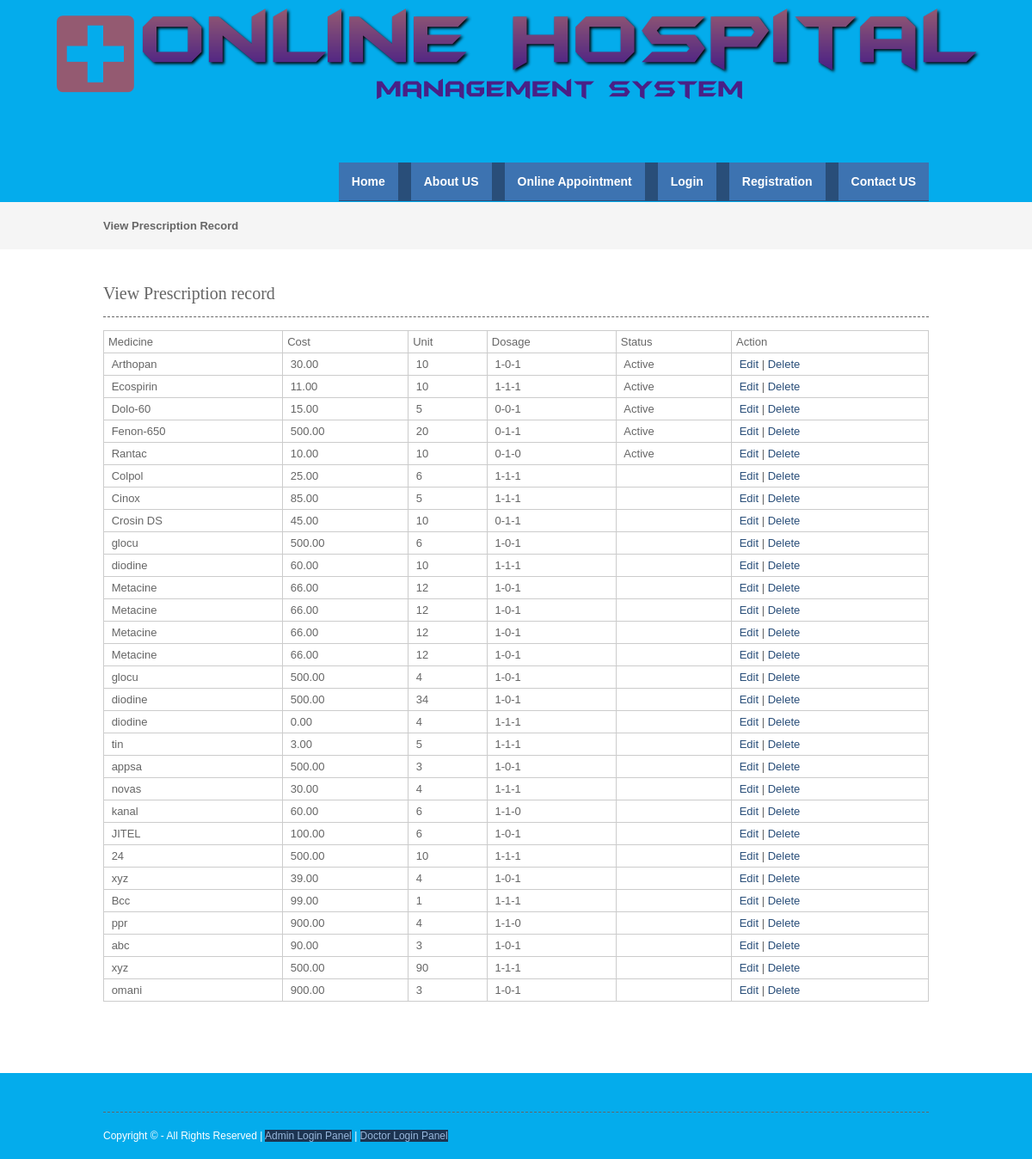
The app's page /php/viewprescriptionrecord.php with its own data.
### tables this page shows
CREATE TABLE IF NOT EXISTS `prescription_records` (
  `prescription_record_id` int(10) NOT NULL AUTO_INCREMENT,
  `prescription_id` int(10) NOT NULL,
  `medicine_name` varchar(25) NOT NULL,
  `cost` float(10,2) NOT NULL,
  `unit` int(10) NOT NULL,
  `dosage` varchar(25) NOT NULL,
  `status` varchar(10) NOT NULL,
  PRIMARY KEY (`prescription_record_id`)
);

### php/viewprescriptionrecord.php (the view, shortened to what this page needs)
<?php
include("header.php");
include("dbconnection.php");
?>
<div class="wrapper col2">
  <div id="breadcrumb">
    <ul>
      <li class="first">View Prescription Record</li></ul>
  </div>
</div>
<div class="wrapper col4">
  <div id="container">
    <h1>View Prescription record</h1>
    <table width="200" border="3">
      <tbody>
        <tr>
          <td>Medicine</td>
          <td>Cost</td>
          <td>Unit</td>
          <td>Dosage</td>
          <td>Status</td>
          <td>Action</td>
        </tr>
         <?php
		$sql ="SELECT * FROM prescription_records";
		$qsql = mysqli_query($con,$sql);
		while($rs = mysqli_fetch_array($qsql))
		{
        echo "<tr>
          <td>&nbsp;$rs[medicine_name]</td>
          <td>&nbsp;$rs[cost]</td>
		   <td>&nbsp;$rs[unit]</td>
		    <td>&nbsp;$rs[dosage]</td>
			 <td>&nbsp;$rs[status]</td>
			  <td>&nbsp;<a href='prescriptionrecord.php?editid=$rs[prescription_record_id]'>Edit</a>  | <a href='viewprescriptionrecord.php?delid=$rs[prescription_record_id]'>Delete</a> </td>
        </tr>";
		}
		?>
      </tbody>
    </table>
    <p>&nbsp;</p>
  </div>
</div>
<?php
include("footer.php");
?>

### layout/styles/layout.css (style rules this page uses)
html { overflow-y:scroll; }
body { margin:0; padding:0; font-size:13px; font-family:verdana, Arial, Helvetica, sans-serif; color:#FFFFFF; background-color:#4F473A; }
a { outline:none; text-decoration:none; }
div.wrapper { display:block; width:100%; margin:0; text-align:left; }
.col2 { color:#666666; background-color:#F5F5F5; }
.col3, .col4 { color:#666666; background-color:#FFFFFF; }
#head, #gallery, #breadcrumb, #container, #footer { display:block; position:relative; width:960px; margin:0 auto; }
#breadcrumb { padding:20px 0; }
#breadcrumb ul { margin:0; padding:0; list-style:none; }
#breadcrumb ul li { display:inline; }
#breadcrumb ul li.first { font-weight:bold; }
#container { padding:40px 0; }
#container h1, #container h2, #container h3, #container h4, #container h5, #container h6 { margin:0 0 15px 0; padding:0 0 15px 0; line-height:normal; font-weight:normal; font-size:20px; font-family:Georgia, "Times New Roman", Times, serif; border-bottom:1px dashed #666666; }
#container a { color:#294E79; background-color:#FFFFFF; }

### layout/styles/tables.css (style rules this page uses)
table { width:100%; border-collapse:collapse; table-layout:auto; vertical-align:top; margin-bottom:15px; border:1px solid #CCCCCC; }
table tbody td { vertical-align:top; border-collapse:collapse; border-left:1px solid #CCCCCC; border-right:1px solid #CCCCCC; }
table thead th, table tbody td { padding:5px; border-collapse:collapse; }

### records on screen
prescription_records: medicine_name "Arthopan", cost "30.00", unit "10", dosage "1-0-1", status "Active"
prescription_records: medicine_name "Ecospirin", cost "11.00", unit "10", dosage "1-1-1", status "Active"
prescription_records: medicine_name "Dolo-60", cost "15.00", unit "5", dosage "0-0-1", status "Active"
prescription_records: medicine_name "Fenon-650", cost "500.00", unit "20", dosage "0-1-1", status "Active"
prescription_records: medicine_name "Rantac", cost "10.00", unit "10", dosage "0-1-0", status "Active"
prescription_records: medicine_name "Colpol", cost "25.00", unit "6", dosage "1-1-1"
prescription_records: medicine_name "Cinox", cost "85.00", unit "5", dosage "1-1-1"
prescription_records: medicine_name "Crosin DS", cost "45.00", unit "10", dosage "0-1-1"
prescription_records: medicine_name "glocu", cost "500.00", unit "6", dosage "1-0-1"
prescription_records: medicine_name "diodine", cost "60.00", unit "10", dosage "1-1-1"
prescription_records: medicine_name "Metacine", cost "66.00", unit "12", dosage "1-0-1"
prescription_records: medicine_name "Metacine", cost "66.00", unit "12", dosage "1-0-1"
prescription_records: medicine_name "Metacine", cost "66.00", unit "12", dosage "1-0-1"
prescription_records: medicine_name "Metacine", cost "66.00", unit "12", dosage "1-0-1"
prescription_records: medicine_name "glocu", cost "500.00", unit "4", dosage "1-0-1"
prescription_records: medicine_name "diodine", cost "500.00", unit "34", dosage "1-0-1"
prescription_records: medicine_name "diodine", cost "0.00", unit "4", dosage "1-1-1"
prescription_records: medicine_name "tin", cost "3.00", unit "5", dosage "1-1-1"
prescription_records: medicine_name "appsa", cost "500.00", unit "3", dosage "1-0-1"
prescription_records: medicine_name "novas", cost "30.00", unit "4", dosage "1-1-1"
prescription_records: medicine_name "kanal", cost "60.00", unit "6", dosage "1-1-0"
prescription_records: medicine_name "JITEL", cost "100.00", unit "6", dosage "1-0-1"
prescription_records: medicine_name "24", cost "500.00", unit "10", dosage "1-1-1"
prescription_records: medicine_name "xyz", cost "39.00", unit "4", dosage "1-0-1"
prescription_records: medicine_name "Bcc", cost "99.00", unit "1", dosage "1-1-1"
prescription_records: medicine_name "ppr", cost "900.00", unit "4", dosage "1-1-0"
prescription_records: medicine_name "abc", cost "90.00", unit "3", dosage "1-0-1"
prescription_records: medicine_name "xyz", cost "500.00", unit "90", dosage "1-1-1"
prescription_records: medicine_name "omani", cost "900.00", unit "3", dosage "1-0-1"
